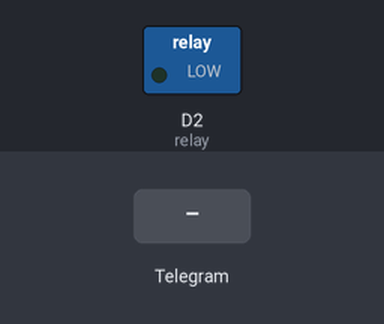
Bench run of a sketch on a simulated ESP8266 (NodeMCU). Parts: switched loads named in the sketch (green lamp = pin HIGH). The test bench sets the inputs (shaded band). WiFi joins after 1.5 s; servers stay silent unless stated; what the sketch prints to the serial monitor is not drawn.

Above: at 2.8 s.
2.9 s: Telegram message "/lampu_off" received
At 4.4 s:
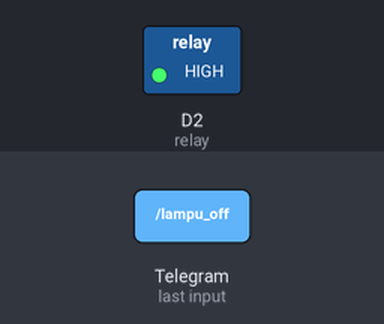
4.7 s: Telegram message "/lampu_on" received
At 6.0 s:
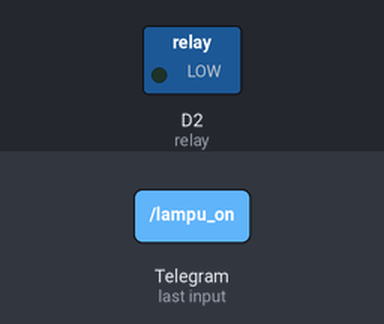
Timing chart, 0 to 7.7 s (numbered marks = the images above; inputs shaded):
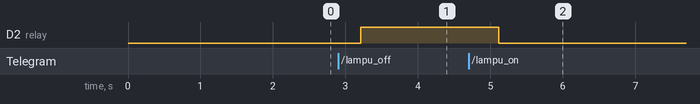

The sketch:

relay_dan_lampu_via_telegram.ino
```cpp
#include <ESP8266WiFi.h>
#include <WiFiClientSecure.h>
#include <UniversalTelegramBot.h>

//koneksi wifi
char ssid[] = "RezaFti";     // masukan network SSID Wifi
char password[] = "ezadr1701"; // password wifi

// alamat Bot Telegram
#define BOTtoken "944134661:AAFqroEvyONT-ltij3FkTKU5unN8XDD8hT4"

WiFiClientSecure client;
UniversalTelegramBot bot(BOTtoken, client);         //client bot telegram

int Bot_mtbs = 1000; //memindai waktu pesan
long Bot_lasttime;   //pemindaian pesan terakhir yang telah di lakukan
bool Start = false;

const int relay = D2;
int ledStatus = 0;

void handleNewMessages(int numNewMessages) {
  Serial.println("handleNewMessages");
  Serial.println(String(numNewMessages));

  for (int i=0; i<numNewMessages; i++) {
    String chat_id = String(bot.messages[i].chat_id);
    String text = bot.messages[i].text;

    String from_name = bot.messages[i].from_name;
    if (from_name == "") from_name = "Guest";

    if (text == "/lampu_on") {
      digitalWrite(relay, LOW);   // kondisi menyalakan lampu
      ledStatus = 1;
      bot.sendMessage(chat_id, "Lampu Menyala", "");
    }

    if (text == "/lampu_off") {
      ledStatus = 0;
      digitalWrite(relay, HIGH);    // kondisi lampu mati
      bot.sendMessage(chat_id, "Lampu Mati", "");
    }

    if (text == "/status") {
      if(ledStatus){
        bot.sendMessage(chat_id, "Lampu Menyala", "");
      } else {
        bot.sendMessage(chat_id, "Lampu Mati", "");
      }
    }

    if (text == "/start") {
      String welcome = "Selamat datang di control lampu via telegram, " + from_name + ".\n";
      welcome += "Berikut contoh perintah untuk kontrol.\n\n";
      welcome += "/lampu_on : untuk menyalakan lampu\n";
      welcome += "/lampu_off : untuk mematikan lampu\n";
      welcome += "/status : untuk memeriksa status lampu\n";
      bot.sendMessage(chat_id, welcome, "Markdown");
    }
  }
}


void setup() {
  Serial.begin(115200);

  // koneksi
  WiFi.mode(WIFI_STA);
  WiFi.disconnect();
  delay(100);

  // upaya terhubung ke jaringan
  Serial.print("Connecting Wifi: ");
  Serial.println(ssid);
  WiFi.begin(ssid, password);

  while (WiFi.status() != WL_CONNECTED) {
    Serial.print(".");
    delay(500);
  }

  Serial.println("");
  Serial.println("WiFi connected");
  Serial.print("IP address: ");
  Serial.println(WiFi.localIP());

  pinMode(relay, OUTPUT); // inisialisasi pin sebagai output
  delay(10);
  digitalWrite(relay, LOW); // inisialisasi pin off
}

void loop() {
  if (millis() > Bot_lasttime + Bot_mtbs)  {
    int numNewMessages = bot.getUpdates(bot.last_message_received + 1);

    while(numNewMessages) {
      Serial.println("got response");
      handleNewMessages(numNewMessages);
      numNewMessages = bot.getUpdates(bot.last_message_received + 1);
    }

    Bot_lasttime = millis();
  }
}
```

Measured:
- after the input at 2.9 s, D2 (relay): LOW → HIGH after 0.31 s
- after the input at 4.7 s, D2 (relay): HIGH → LOW after 0.42 s
